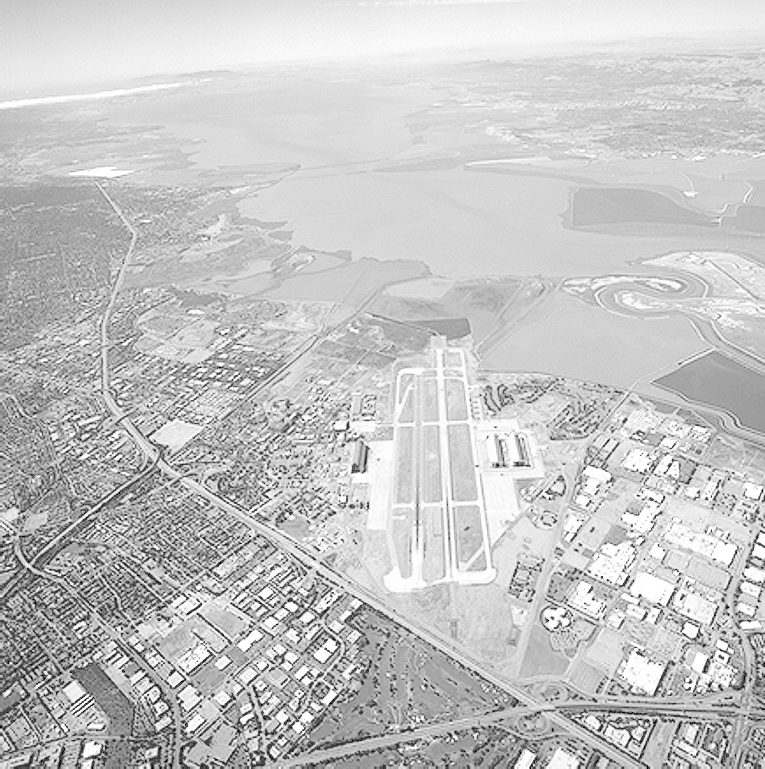
#> input picture images/runway.png, 765 x 769 px, found by its file name
$ jupyter execute Question_03.ipynb
#> lines starting #> are read from the running program, lines starting #| are printed output that depends on the picture
#> further down, original_image is the input picture: shape (769, 765, 3); min 0, max 255, mean 197.1
<a href="https://colab.research.google.com/github/GeemaInduruwage/computer-vision-assignment-1/blob/main/Question_03.ipynb" target="_parent"></a>

### **Question 03**

Write your own function to equalize the histogram of an image. Apply this function to the runway image.

### Explanation:

1.  **`custom_histogram_equalization(image)` function:**
    *   **Grayscale Conversion:** It first ensures the input `image` is grayscale. If it's a color image (3 channels), it converts it to grayscale using `cv2.cvtColor`. Otherwise, it uses the image as is.
    *   **Histogram Calculation:** It calculates the histogram of the grayscale image using `np.histogram`. The `flatten()` method converts the 2D image array into a 1D array for histogram calculation.
    *   **Cumulative Distribution Function (CDF):** It then computes the cumulative sum of the histogram to get the CDF. This CDF represents the mapping from original pixel intensities to new intensities.
    *   **Normalization:** The CDF is normalized to the range [0, 255]. This is done by subtracting the minimum CDF value, dividing by the range (max CDF - min CDF), and multiplying by 255. This step scales the intensity values to fit within the standard 8-bit image range.
    *   **Lookup Table Creation:** The normalized CDF is rounded and cast to `uint8` to create a lookup table. This table directly maps each original pixel intensity to its new, equalized intensity.
    *   **Image Equalization:** Finally, it applies this lookup table to the original grayscale image. Each pixel's value in `gray_image` is used as an index into `lookup_table` to get its new value, resulting in the `equalized_image`.

2.  **Applying the function and Displaying Results:**
    *   **Load Image:** The `runway.png` image is loaded using `cv2.imread`.
    *   **Error Handling:** It checks if the image was loaded successfully.
    *   **Grayscale Conversion (for display):** The `original_image` is converted to grayscale to be displayed alongside the equalized image.
    *   **Apply Custom Function:** The `custom_histogram_equalization` function is called with the `original_image`.
    *   **Display:** `matplotlib.pyplot` is used to display both the `gray_image` (original grayscale) and the `equalized_image` side-by-side. Titles and axis labels are added for clarity, and `plt.tight_layout()` adjusts spacing to prevent overlap.

[cell 1]
import cv2
import numpy as np
import matplotlib.pyplot as plt

def custom_histogram_equalization(image):
    # Ensure the image is grayscale for simpler processing
    if len(image.shape) == 3:
        gray_image = cv2.cvtColor(image, cv2.COLOR_BGR2GRAY)
    else:
        gray_image = image

    # Calculate histogram
    hist, bins = np.histogram(gray_image.flatten(), 256, [0, 256])
#> hist = 256 values, max 15137 at index 213, min 0 at index 1, mean 2298; bins = 257 values from 0 to 256

    # Calculate cumulative distribution function (CDF)
    cdf = hist.cumsum()
#> cdf = 256 values from 875 to 588285

    # Normalize CDF by subtracting min value and dividing by (max - min) * 255
    cdf_normalized = ((cdf - cdf.min()) * 255) / (cdf.max() - cdf.min())
#> cdf_normalized = 256 values from 0 to 255

    # Round to integer values and create a lookup table
    lookup_table = cdf_normalized.astype('uint8')
#> lookup_table = 256 values from 0 to 255

    # Apply the lookup table to the original grayscale image
    equalized_image = lookup_table[gray_image]
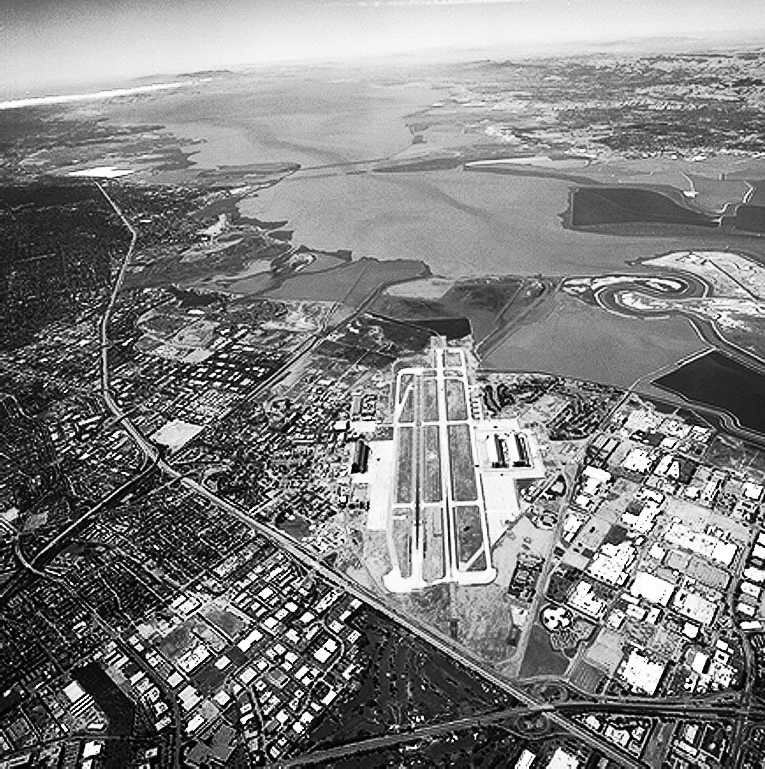
#> equalized_image: shape (769, 765); min 0, max 255, mean 128.2

    return equalized_image

[cell 2]
# Load the image
image_path = '/content/runway.png'
original_image = cv2.imread(image_path)

# Check if the image was loaded successfully
if original_image is None:
    print(f"Error: Could not load image from {image_path}")
else:
    # Convert to grayscale for histogram equalization
    gray_image = cv2.cvtColor(original_image, cv2.COLOR_BGR2GRAY)

    # Apply custom histogram equalization
    equalized_image = custom_histogram_equalization(original_image)

    # Display the original and equalized images
    fig, axes = plt.subplots(1, 2, figsize=(15, 7))
    axes[0].imshow(gray_image, cmap='gray')
    axes[0].set_title('Original Grayscale Image')
    axes[0].axis('off')

    axes[1].imshow(equalized_image, cmap='gray')
    axes[1].set_title('Equalized Image (Custom Function)')
    axes[1].axis('off')

    plt.tight_layout()
    plt.show()
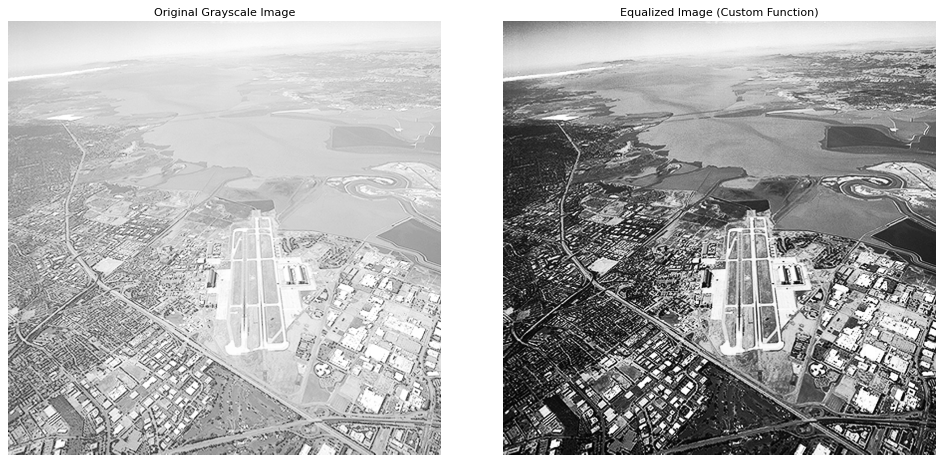
#> figure drawn by matplotlib, 2 panels

$ run again, with images/brain_proton_density_slice.png copied over images/runway.png
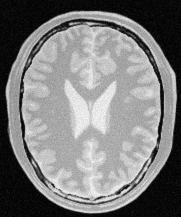
#> input picture images/brain_proton_density_slice.png, 181 x 217 px, found by its file name
#> original_image is the input picture: shape (217, 181, 3); min 0, max 251, mean 123.7
#> hist = 256 values, max 1097 at index 7, min 0 at index 248, mean 153.4; bins = 257 values from 0 to 256
#> cdf = 256 values from 30 to 39277
#> cdf_normalized = 256 values from 0 to 255
#> in custom_histogram_equalization, `equalized_image = lookup_table[gray_image]`:
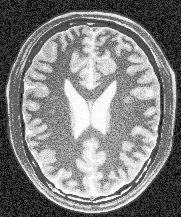
#> equalized_image: shape (217, 181); min 0, max 255, mean 128.4
#> `plt.show()`:
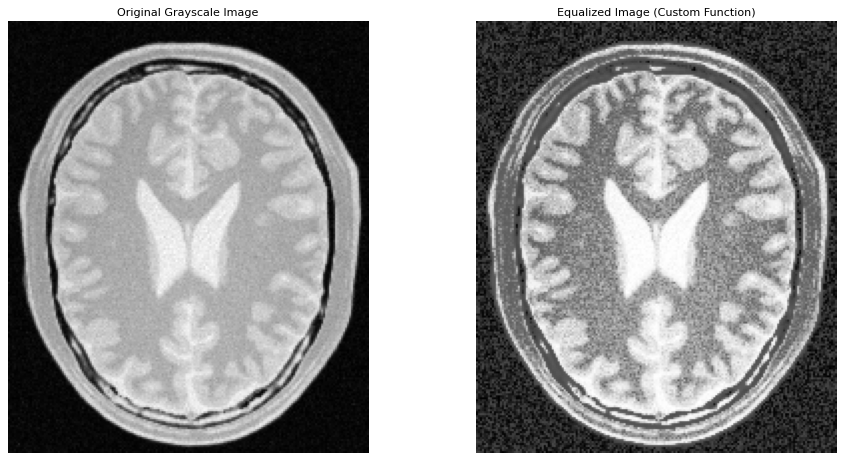
#> figure drawn by matplotlib, 2 panels
